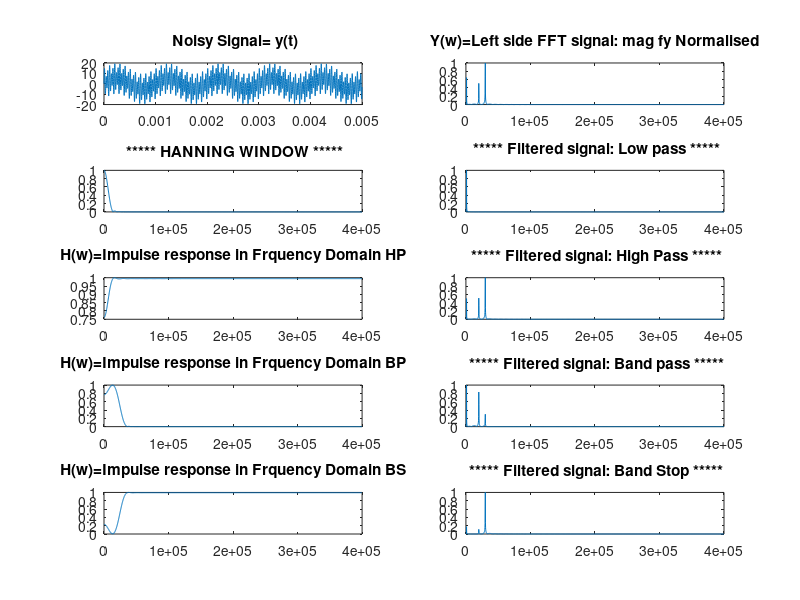

Write the MATLAB code that produced this figure.
% PROGRAM FOR THE DESIGN OF FIR LPF, HPF, BPF & BSF USING HANNING WINDOW
%Enter the Pass Band Ripple: .05
%Enter the Stop Band Ripple: .04
%Enter the Pass Band Frequency: 1500
%Enter the Stop Band Frequency: 2000
%Enter the Sampling Frequency: 8000

%We want to design a Discrete Time Low Pass Filter for a voice signal. The specifications are:
%Passband fp=1500 Hz, with 0.05dB ripple;
%Stopband fs=2000 Hz, with 50dB attenuation and with 0.04dB ripple;
%Sampling Frequency f=8000 Hz.
%Recall the mapping from analog to digital frequency normalised passband fequency is given by wp = 2*fp/f, and normalised stopband fequency is given by ws = 2*fp/f with f as the sampling frequency.

clc; close all; clear all;
%rp = input('Enter the Pass Band Ripple: .05 ');
%rs = input('Enter the Stop Band Ripple: .04 ');
%fp = input('Enter the Pass Band Frequency: 1500 ');
%fs = input('Enter the Stop Band Frequency: 2000 ');
%Fs = input('Enter the Sampling Frequency: 2e3,4e3,8e3 ');
rp = .05;
rs = .04;
fp = 2e3;
fs = 25e3;
Fs = 800e3;

Ts=1/Fs;         %set sampling time
dt=0:Ts:5e-3-Ts; %Lets say 5 ms

f1=1e3;  %say 1 kHz
f2=20e3; %say 20 kHz
f3=30e3; %say 30 kHz

%Noisy Signal
y=5*sin(2*pi*f1*dt)+5*sin(2*pi*f2*dt)+10*sin(2*pi*f3*dt);
subplot(5,2,1) ;
plot(dt,y);
title(' Noisy Signal= y(t)');

%convert the noisy signal to frequency domain
nfft=length(y);
nfft2=2.^nextpow2(nfft); %select line 15&16 press F9

fy=fft(y,nfft2);         %FFT of y signal fy is complex: both mag and phase, but we want only mag so->

%subplot(5,5,2) ;
%stem(abs(fy));           %FFT is mirrored.Because both the positive and negative frequency sinusoids are 90 degrees out of phase and have the same magnitude, they will both respond to real signals in the same way. Or rather, the magnitude of their response will be the same, but the correlation phase will be different.
%title(' ***** Mirrored FFT signal: fy *****');

%So we will go for only left half of the mag of the fft signal
fy=fy(1:nfft2/2);
xfft=Fs.*(0:nfft2/2-1)/nfft2; %X-axis of the fft sinal

%subplot(5,2,2) ;
%plot(xfft,abs(fy));
%title(' ***** Left side FFT signal: mag fy *****');

subplot(5,2,2) ;
plot(xfft,abs(fy/max(fy))); %Normalising Y-axis (magnitude) to 1
title('Y(w)=Left side FFT signal: mag fy Normalised');

wp = 2 * fp /Fs;
ws = 2 * fs/Fs;
num = - 20 * log( sqrt(rp*rs))- 13;
den = 14.6 * (fs-fp)/Fs;
n = ceil (num/den) ;
%n=30000;
n1 = n+1;
if(rem(n,2)~=0)
n1 = n;
n = n-1;
end
win = hanning(n1);
disp('Filter ordern n= ');n

% LOW PASS FILTER
b1 = fir1(n,wp,win);
[h,w] = freqz(b1,1,256);
%[h,w] = freqz(b,a,n) returns the n-point frequency response vector h and the corresponding angular frequency vector w for the digital filter with transfer function coefficients stored in b and a.
%Ref: https://in.mathworks.com/help/signal/ref/freqz.html

fh_low=fft(b1,nfft2); %Transform impulse response from time domain to frequency domain
fh_low=fh_low(1:nfft2/2); %Only LHS of the +ve frequency (X-axis/2)

m = 20 * log(abs(h));

subplot(5,2,3) ;
%plot(xfft,abs(fh_low));
plot(xfft,abs(fh_low/max(fh_low))); %Normalising Y-axis (magnitude) to 1
title('H(w)=Impulse response in Frquency Domain LP');

%plot (w/pi,m) ;
title(' ***** HANNING WINDOW *****');
%ylabel('Gain indb------>');
%xlabel(' (a) Normalised Frequency------->');

%con=conv(y,b);

mul=fh_low.*fy; %Multiply Impulse response in Freq domain*FFT of y signal

subplot(5,2,4) ;
%plot(con);
plot(xfft,abs(mul/max(mul)));
title(' ***** Filtered signal: Low pass *****');

% HIGH PASS FILTER
b2 = fir1(n,wp,'high',win);
[h,w] = freqz(b2,1,256);

fh_high=fft(b2,nfft2); %Transform impulse response from time domain to frequency domain
fh_high=fh_high(1:nfft2/2); %Only LHS of the +ve frequency (X-axis/2)

m = 20*log(abs(h));
subplot(5,2,5);

plot(xfft,abs(fh_high/max(fh_high))); %Normalising Y-axis (magnitude) to 1
title('H(w)=Impulse response in Frquency Domain HP');

%plot(w/pi,m) ;
%ylabel('Gain in db------>');
%xlabel(' (b) Normalised Frequency------->');

%con=conv(y,b);

mul=fh_high.*fy; %Multiply Impulse response in Freq domain*FFT of y signal

subplot(5,2,6) ;
%plot(con);
plot(xfft,abs(mul/max(mul)));
title(' ***** Filtered signal: High Pass *****');

% BAND PASS FILTER
wn = [wp ws]; 
b3 = fir1(n,wn,win);
[h,w] = freqz(b3,1,256);

fh_bp=fft(b3,nfft2); %Transform impulse response from time domain to frequency domain
fh_bp=fh_bp(1:nfft2/2); %Only LHS of the +ve frequency (X-axis/2)

m = 20*log(abs(h));
subplot(5,2,7) ;

plot(xfft,abs(fh_bp/max(fh_bp))); %Normalising Y-axis (magnitude) to 1
title('H(w)=Impulse response in Frquency Domain BP');

%plot (w/pi, m) ;
%ylabel('Gain in db------>');
%xlabel(' (c) Normalised Frequency------->');

%con=conv(y,b);

mul=fh_bp.*fy; %Multiply Impulse response in Freq domain*FFT of y signal

subplot(5,2,8) ;
%plot(con);
plot(xfft,abs(mul/max(mul)));
title(' ***** Filtered signal: Band pass *****');

% BAND STOP FILTER
b4 = fir1 (n, wn, 'stop' , win) ;
[h,w] = freqz(b4,1,256);

fh_bs=fft(b4,nfft2); %Transform impulse response from time domain to frequency domain
fh_bs=fh_bs(1:nfft2/2); %Only LHS of the +ve frequency (X-axis/2)

m = 20*log(abs(h));
subplot(5,2,9) ;

plot(xfft,abs(fh_bs/max(fh_bs))); %Normalising Y-axis (magnitude) to 1
title('H(w)=Impulse response in Frquency Domain BS');

%plot (w/pi, m) ;
%ylabel('Gain in db------>');
%xlabel(' (d) Normalised Frequency------->');

%con=conv(y,b);

mul=fh_bs.*fy; %Multiply Impulse response in Freq domain*FFT of y signal

subplot(5,2,10) ;
%plot(con);
plot(xfft,abs(mul/max(mul)));
title(' ***** Filtered signal: Band Stop *****');
